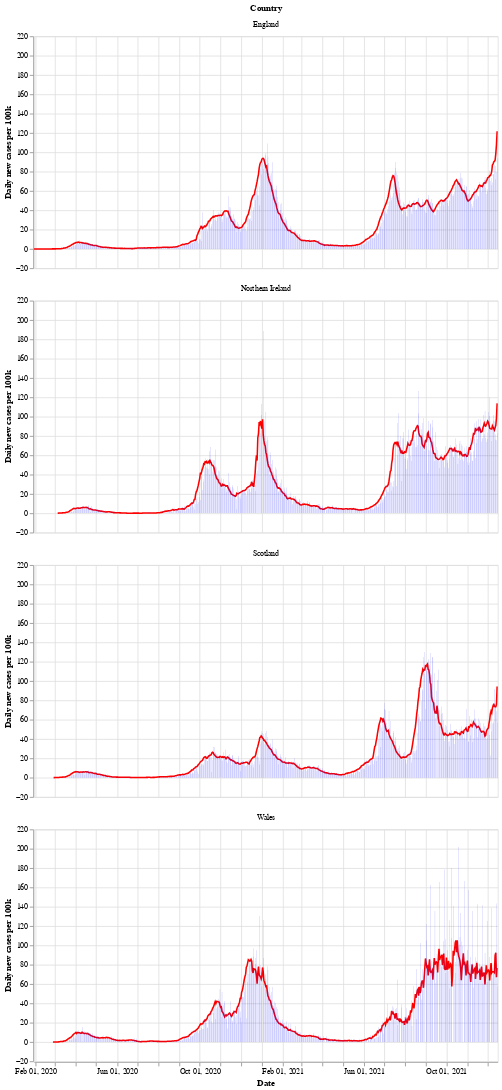

The code cell stored with this chart in its notebook:
### Markdown cell above
Next is a bar chart of the number of new cases in each country (per 100k population), with the 7 day moving average of cases. Again we see that Wales saw a longer period of raising and falling cases compared to the other countries.

After a period of cases falling, each nation is now seeing a rise in the number of cases - especially in Wales.

### Code cell
# collapse
bars = alt.Chart(uk_cases).mark_bar().encode(
    x=alt.X("yearmonthdate(date):T", axis=alt.Axis(title='Date')),
    y=alt.Y("newCasesRate:Q", axis=alt.Axis(title='Daily new cases per 100k')),
    tooltip='newCasesRate',
    color=alt.condition(
        alt.datum.dailyChange > 0,
        alt.value("orange"),  # The positive color
        alt.value("blue")  # The negative color
    )
).properties(title='New cases per 100k population with rolling 7 day average', width=600).interactive()
line = alt.Chart(uk_cases).mark_line(
    color='red',
    size=2,
).transform_window(
    rolling_mean='mean(newCasesRate)',
    frame=[0, 7],
    groupby=['areaName']
).encode(
    x='yearmonthdate(date):T',
    y='rolling_mean:Q'
)
alt.layer(line, bars, data=uk_cases).facet(alt.Row('areaName', title='Country'), columns=1)

### Figure 1 — Vega-Lite specification as saved in the notebook (floating-point values rounded to 4 significant figures; data arrays with more than 128 entries replaced by an {"elided": "..."} marker saying what was removed)
{"config": {"view": {"continuousWidth": 400, "continuousHeight": 300}}, "data": {"name": "data-ecfe0ce7c1b2e53c9a8f0366a14f0008"}, "facet": {"type": "nominal", "field": "areaName", "title": "Country"}, "spec": {"layer": [{"mark": {"type": "line", "color": "red", "size": 2}, "encoding": {"x": {"type": "temporal", "field": "date", "timeUnit": "yearmonthdate"}, "y": {"type": "quantitative", "field": "rolling_mean"}}, "transform": [{"window": [{"op": "mean", "field": "newCasesRate", "as": "rolling_mean"}], "frame": [0, 7], "groupby": ["areaName"]}]}, {"mark": "bar", "encoding": {"color": {"condition": {"value": "orange", "test": "(datum.dailyChange > 0)"}, "value": "blue"}, "tooltip": {"type": "quantitative", "field": "newCasesRate"}, "x": {"type": "temporal", "axis": {"title": "Date"}, "field": "date", "timeUnit": "yearmonthdate"}, "y": {"type": "quantitative", "axis": {"title": "Daily new cases per 100k"}, "field": "newCasesRate"}}, "selection": {"selector002": {"type": "interval", "bind": "scales", "encodings": ["x", "y"]}}, "title": "New cases per 100k population with rolling 7 day average", "width": 600}]}, "columns": 1, "$schema": "https://vega.github.io/schema/vega-lite/v4.8.1.json", "datasets": {"data-ecfe0ce7c1b2e53c9a8f0366a14f0008": {"elided": "2652 records"}}}
